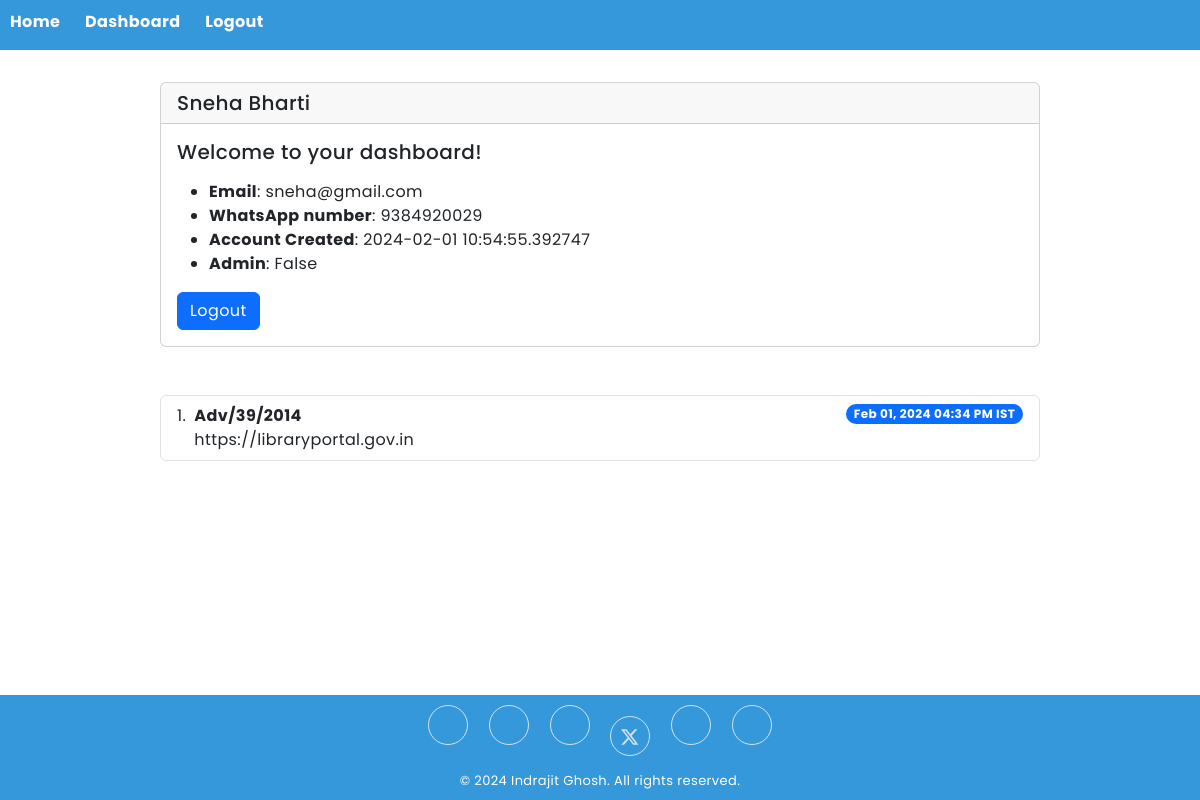
Screenshot of /auth/dashboard (signed in) with the database file from the repository.
### app/models/user.py (models this page shows, shortened)
class User(db.Model, UserMixin):
    id = db.Column(db.Integer, primary_key=True)
    fullname = db.Column(db.String(100), nullable=False)
    email = db.Column(db.String(120), unique=True, nullable=False)
    password_hash = db.Column(db.String(128), nullable=False)
    password_salt = db.Column(db.String(32), nullable=False)
    whatsapp = db.Column(db.Integer)
    is_admin = db.Column(db.Boolean, default=False)
    created_at = db.Column(db.DateTime, default=datetime.utcnow)
    monitored_ads = db.relationship('MonitoredAd', backref='user')

class MonitoredAd(db.Model):
    id = db.Column(db.Integer, primary_key=True)
    advertisement_number = db.Column(db.String(100), nullable=False)
    website_url = db.Column(db.String(255), nullable=False)
    occurrence_count = db.Column(db.Integer, default=0)  # New field to store the count
    created_at = db.Column(db.DateTime, default=datetime.utcnow)
    user_id = db.Column(db.Integer, db.ForeignKey('user.id'))

### app/auth/routes.py (the view)
@auth_bp.route('/dashboard', methods=['GET', 'POST'])
@login_required
def dashboard():
    user = current_user
    user_ads = MonitoredAd.query.filter_by(user_id=current_user.id).order_by(MonitoredAd.created_at).all()
    return render_template('dashboard.html', user=user, user_ads=user_ads, convert_utc_to_ist=convert_utc_to_ist)

### app/__init__.py (called while the page is built)
def create_app(config_class=ProductionConfig):
    app = Flask(__name__)
    app.config.from_object(config_class)
    db.init_app(app)
    migrate.init_app(app, db)
    login_manager.init_app(app)
    login_manager.login_view = 'auth.login'
    from app.main import main_bp
    app.register_blueprint(main_bp)
    from app.auth import auth_bp
    app.register_blueprint(auth_bp)
    @login_manager.user_loader
    def load_user(user_id):
        from app.models.user import User  # Import your User model
        return User.query.get(int(user_id))
    @app.route('/test/')
    def test_page():
        return '<h1>Testing the Flask Application AdNotifier!</h1>'
    return app

### scripts/utils.py (called while the page is built)
def convert_utc_to_ist(utc_datetime_str):
    utc_datetime = datetime.strptime(utc_datetime_str, "%Y-%m-%d %H:%M:%S")
    utc_timezone = timezone.utc
    ist_timezone = timezone(timedelta(hours=5, minutes=30))
    ist_datetime = utc_datetime.replace(tzinfo=utc_timezone).astimezone(ist_timezone)
    formatted_datetime = ist_datetime.strftime("%b %d, %Y %I:%M %p IST")
    return formatted_datetime

### app/auth/templates/dashboard.html (shortened to what this page needs)
{% extends 'base.html' %}
{% block content %}
    <div class="card">
      <h5 class="card-header">{{ user.fullname }}</h5>
      <div class="card-body">
        <h5 class="card-title">Welcome to your dashboard!</h5>
        <p class="card-text">
            <ul>
                <li><b>Email</b>: {{ user.email }}</li>
                <li><b>WhatsApp number</b>: {{ user.whatsapp }}</li>
                <li><b>Account Created</b>: {{ user.created_at }}</li>
                <li><b>Admin</b>: {{ user.is_admin }}</li>
            </ul>
        </p>
        <a href="{{ url_for('auth.logout') }}" class="btn btn-primary">Logout</a>
      </div>
    </div>
    <br><br>
    <ol class="list-group list-group-numbered">
      {% for ad in user_ads %}
        <li class="list-group-item d-flex justify-content-between align-items-start">
          <div class="ms-2 me-auto">
            <div class="fw-bold">{{ ad.advertisement_number }}</div>
            {{ ad.website_url }}
          </div>
          <span class="badge bg-primary rounded-pill">{{ convert_utc_to_ist(ad.created_at.strftime("%Y-%m-%d %H:%M:%S")) }}</span>
        </li>
      {% endfor %}
    </ol>
{% endblock %}

### app/main/static/css/style.css (style rules this page uses)
* { margin: 0; padding: 0; box-sizing: border-box; text-decoration: none; font-family: "Poppins", sans-serif; border: none; outline: none; letter-spacing: .4px; }
html { scroll-behavior: smooth; }
:root { --primary-color: #3498db; --secondary-color: #2ecc71; --background-color: #ecf0f1; --text-color: #333; --color-black: #000000; --color-white: #ffffff; --color-dark: #353535; --color-dark-variant: #555555; }
body { background-color: var(--background-color); }
h1,h2,h3,h4,h5 { line-height: 120%; }

### rows the page displays
User: fullname "Sneha Bharti", email "sneha@gmail.com", whatsapp "9384920029", created_at "2024-02-01 10:54:55.392747", is_admin "False"
MonitoredAd: advertisement_number "Adv/39/2014", website_url "https://libraryportal.gov.in", created_at "Feb 01, 2024 04:34 PM IST"
